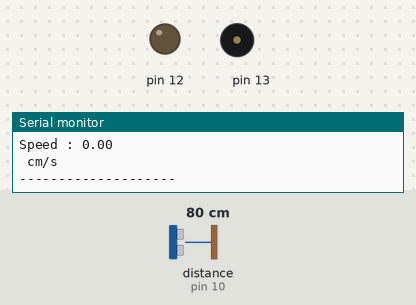
Simulated run of this sketch. Board: Arduino Uno, built with avr-gcc and run on an emulated ATmega328P. Shown: output pins drawn as LEDs (lit = HIGH), buzzer (waves = sounding), the last lines printed to the serial monitor. Wiring (inferred from the names in the program): ultrasonic range finder: trigger pin 9; echo pin 10. The test bench sets the inputs (shaded band); at power-on: distance to the obstacle (sensor on pin 10) 80 cm. The echo pulse lasts 58.3 µs per cm; pins used as bus, display or sensor lines are not drawn.

Above: at 1.2 s.
1.3 s: distance to the obstacle (sensor on pin 10) set to 120 cm
At 1.66 s:
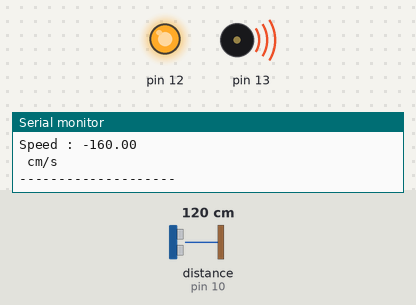
3.2 s: distance to the obstacle (sensor on pin 10) set to 250 cm
At 5.0 s:
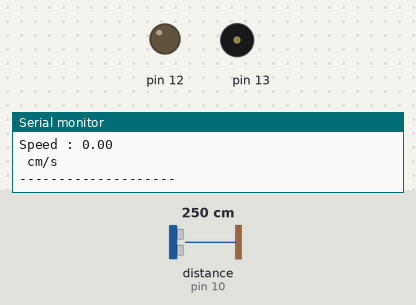
Timing chart, 0 to 6.5 s (numbered marks = the images above; inputs shaded):
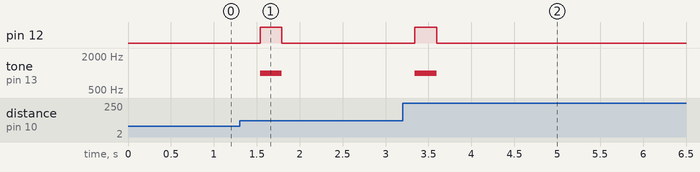

Measured:
- after the input at 1.3 s, pin 12: LOW → HIGH after 0.24 s, → LOW 0.25 s later; tone on pin 13: silent → 1000 Hz after 0.24 s, → silent 0.25 s later
- after the input at 3.2 s, pin 12: LOW → HIGH after 0.14 s, → LOW 0.26 s later; tone on pin 13: silent → 1000 Hz after 0.14 s, → silent 0.26 s later

The sketch:

hw_03.ino
```cpp
const int trigpin = 9;
const int echopin = 10;
int dis_01 = 0;
int dis_02 = 0;
unsigned long time_01 = 0;
unsigned long currentTime = 0;
double speed;
bool flag = true;
unsigned long duration;
int distance;
void setup() {
  pinMode(trigpin, OUTPUT);
  pinMode(echopin, INPUT);
  pinMode(12, OUTPUT);
  pinMode(13, OUTPUT);
  Serial.begin(9600);
}

void loop() {
  currentTime = millis();
  digitalWrite(trigpin, LOW);
  delayMicroseconds(2);
  digitalWrite(trigpin, HIGH);
  delayMicroseconds(10);
  digitalWrite(trigpin, LOW);
  duration = pulseIn(echopin, HIGH, 30000);
  distance = duration * 0.0343 / 2;
  if (flag) {
    dis_01 = distance;
    flag = false;
  }
  if (!flag && currentTime - time_01 >= 250) {
    dis_02 = distance;
    flag = true;
    time_01 = currentTime;
    speed = (double)(dis_01 - dis_02) / 0.250;
    Serial.print("Distance_01 : ");
    Serial.println(dis_01);
    Serial.print("Distanc_02 : ");
    Serial.println(dis_02);
    Serial.print("Speed : ");
    Serial.println(speed);
    Serial.println(" cm/s");
    Serial.println("--------------------");
  }

  if (speed < -15) {
    digitalWrite(12, HIGH);
    tone(13, 1000);
  } else {
    digitalWrite(12, LOW);
    noTone(13);
  }
}
```
